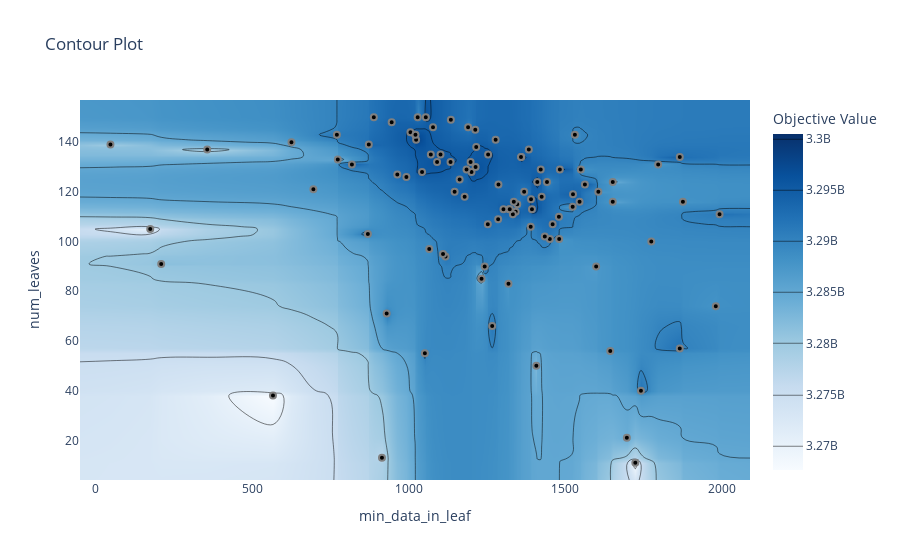

This figure's notebook cell:
### Code cell
plot_contour(study, params=['num_leaves','min_data_in_leaf'])
